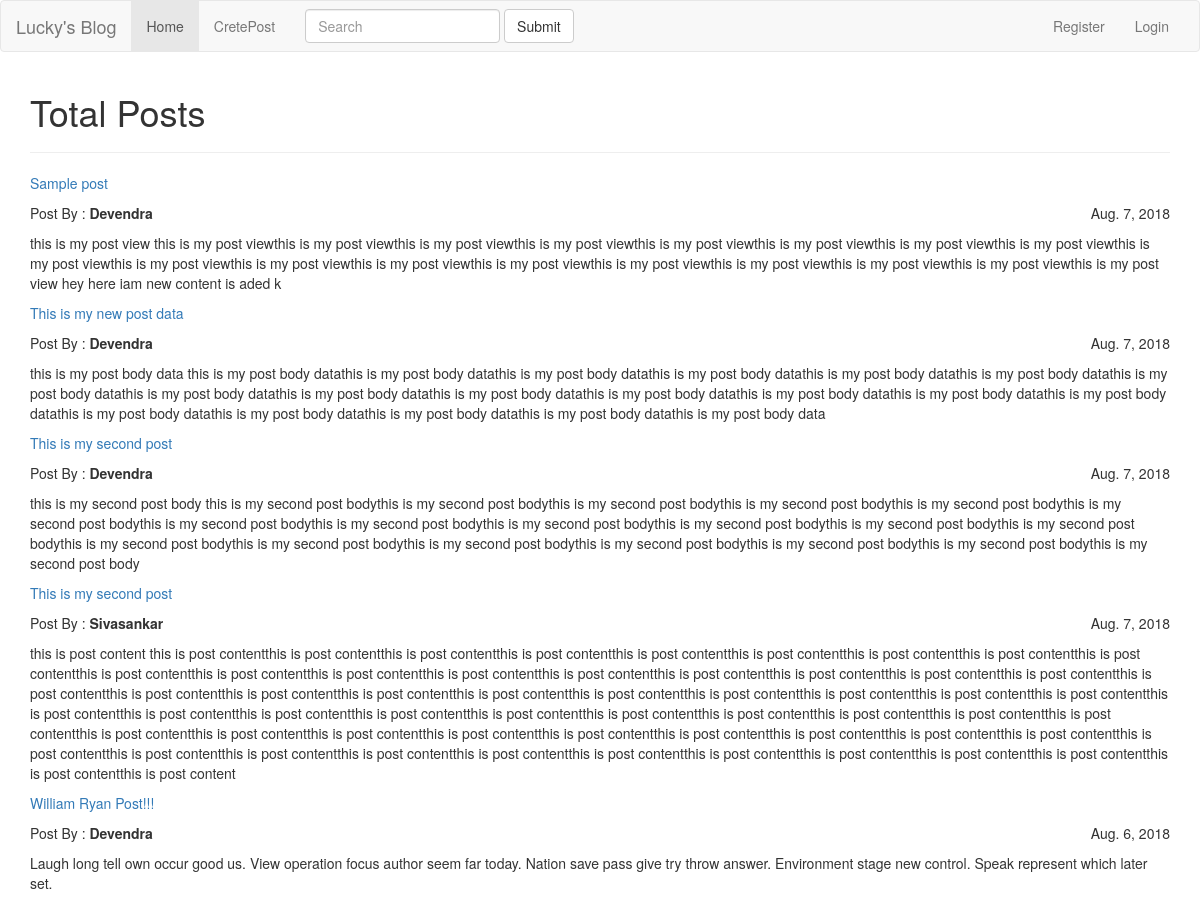
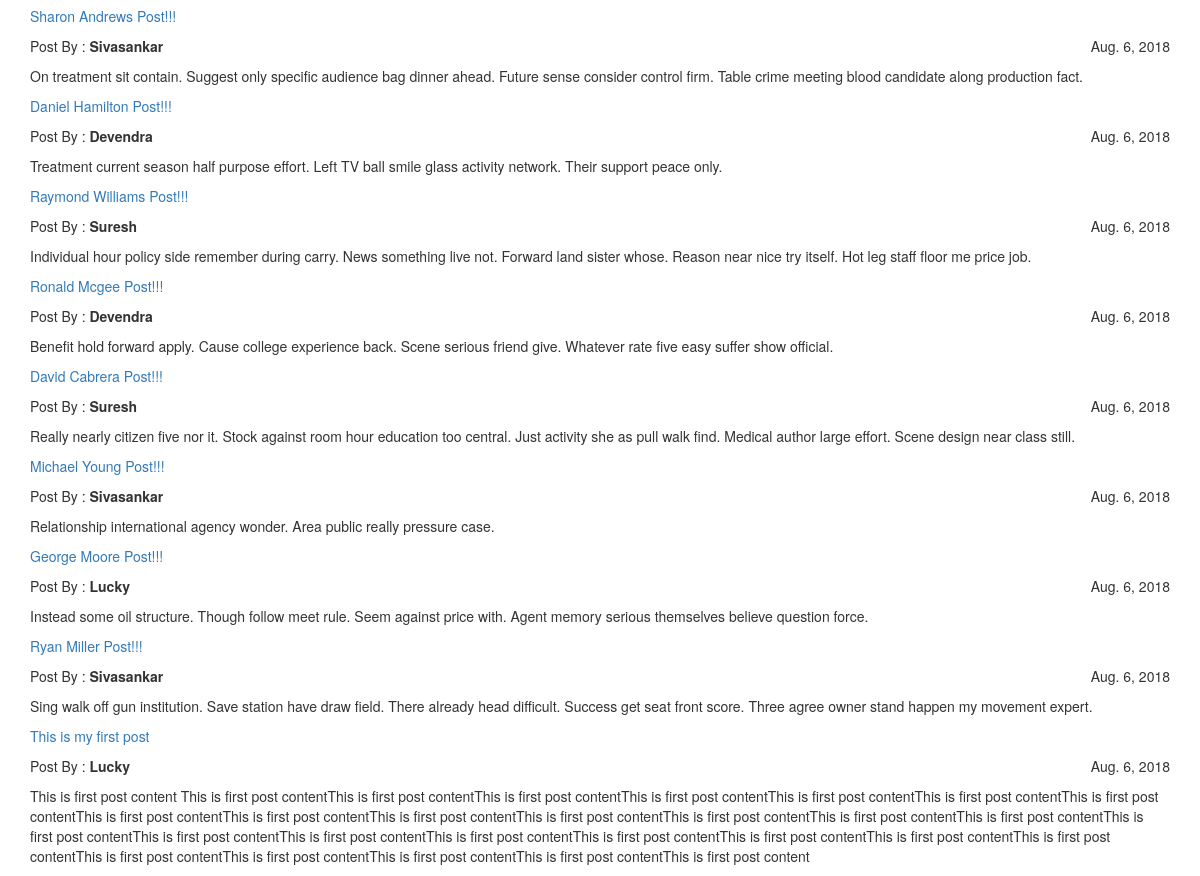
The app's page /blog/posts with its own data (2 pictures, top to bottom).
### blog/models.py (models this page shows, shortened)
class Post(models.Model):
    title        =  models.CharField(max_length=256)
    authour      =  models.ForeignKey(User,on_delete=models.CASCADE)
    likes        =  models.ManyToManyField(User,related_name = "likes",blank=True)
    content      =  models.TextField()
    created      =  models.DateField(auto_now_add=True)
    updated      =  models.DateField(auto_now=True)
    status       =  models.CharField(max_length=10,choices=STATUS_CHOICE,default='draft')
    def get_absolute_url(self):
        return reverse('details',kwargs={'id':self.pk})

### blog/views.py (the view)
def Post_List_View(request):
	posts = Post.objects.all().order_by('-id')
	context ={
		'posts' : posts
	}
	return render(request,'blog/post_list.html',context)

### templates/blog/post_list.html
{% extends 'blog/base.html' %}
{% block body %}
<div class="container">
	<h1>Total Posts</h1><hr>
	{% for post in posts %}
		<p>
			<a href="{{ post.get_absolute_url }}">{{ post.title|capfirst }}</a>
		</p>
		<p>
			Post By : <strong>{{ post.authour|capfirst }}</strong>
			<span style="float:right;">{{ post.created }}</span>
		</p>
		<p>{{ post.content }}</p>
	{% endfor %}
</div>
{% endblock%}

### templates/blog/base.html (shortened to what this page needs)
<!DOCTYPE html>
<html>
<head>
</head>
<body>
<nav class="navbar navbar-default">
  <div class="container-fluid">
    <div class="navbar-header">
      <a class="navbar-brand" href="#">Lucky's Blog</a>
    </div>
    <div class="collapse navbar-collapse" id="bs-example-navbar-collapse-1">
      <ul class="nav navbar-nav">
        <li class="active"><a href="{% url 'posts'%}">Home <span class="sr-only">(current)</span></a></li>
        <li><a href="{% url 'Create' %}">CretePost</a></li>
      </ul>
      <form class="navbar-form navbar-left">
        <div class="form-group">
          <input type="text" class="form-control" placeholder="Search">
        </div>
        <button type="submit" class="btn btn-default">Submit</button>
      </form>
      {% if user.is_authenticated %}
      <ul class="nav navbar-nav navbar-right">
        <li><a class="glyphicon glyphicon-user"></a></li>
        <li class="dropdown">
          <a href="#" class="dropdown-toggle" data-toggle="dropdown" role="button" aria-haspopup="true" aria-expanded="false">Welcome {{request.user.username|capfirst}} <span class="caret"></span></a>
          <ul class="dropdown-menu">
            <li><a href="{% url 'profile'%}">Profile</a></li>
            <li><a href="{% url 'update'%}">ProfileEdit</a></li>
            <li><a href="{% url 'logout' %}">Logout</a></li>
          </ul>
        </li>
      </ul>
     {% else %}
	 <ul class="nav navbar-nav navbar-right">
	    <li><a href="#">Register</a></li>
	    <li><a href="{% url 'login' %}">Login</a></li>
	 </ul>
     {% endif %}
    </div>
  </div>
</nav>
{% block body %}
{% endblock %}
<link rel="stylesheet" href="https://maxcdn.bootstrapcdn.com/bootstrap/3.3.7/css/bootstrap.min.css">
</body>
</html>

### records on screen
Post: title "Sample post", authour "Devendra", created "Aug. 7, 2018", content "this is my post view this is my post viewthis is my post viewthis is my post viewthis is my post viewthis is my post viewthis is my post viewthis is my post viewthis is my post viewthis is my post viewthis is my post viewthis is my post viewthis is my post viewthis is my post viewthis is my post viewthis is my post viewthis is my post viewthis is my post viewthis is my post view hey here iam new content is aded k"
Post: title "This is my new post data", authour "Devendra", created "Aug. 7, 2018", content "this is my post body data this is my post body datathis is my post body datathis is my post body datathis is my post body datathis is my post body datathis is my post body datathis is my post body datathis is my post body datathis is my post body datathis is my post body datathis is my post body datathis is my post body datathis is my post body datathis is my post body datathis is my post body datathis is my post body datathis is my post body datathis is my post body datathis is my post body data"
Post: title "This is my second post", authour "Devendra", created "Aug. 7, 2018", content "this is my second post body this is my second post bodythis is my second post bodythis is my second post bodythis is my second post bodythis is my second post bodythis is my second post bodythis is my second post bodythis is my second post bodythis is my second post bodythis is my second post bodythis is my second post bodythis is my second post bodythis is my second post bodythis is my second post bodythis is my second post bodythis is my second post bodythis is my second post bodythis is my second post bodythis is my second post body"
Post: title "This is my second post", authour "Sivasankar", created "Aug. 7, 2018", content "this is post content this is post contentthis is post contentthis is post contentthis is post contentthis is post contentthis is post contentthis is post contentthis is post contentthis is post contentthis is post contentthis is post contentthis is post contentthis is post contentthis is post contentthis is post contentthis is post contentthis is post contentthis is post contentthis is post contentthis is post contentthis is post contentthis is post contentthis is post contentthis is post contentthis is post contentthis is post contentthis is post contentthis is post contentthis is post contentthis is post contentthis is post contentthis is post contentthis is post contentthis is post…"
Post: title "William Ryan Post!!!", authour "Devendra", created "Aug. 6, 2018", content "Laugh long tell own occur good us. View operation focus author seem far today. Nation save pass give try throw answer. Environment stage new control. Speak represent which later set."
Post: title "Sharon Andrews Post!!!", authour "Sivasankar", created "Aug. 6, 2018", content "On treatment sit contain. Suggest only specific audience bag dinner ahead. Future sense consider control firm. Table crime meeting blood candidate along production fact."
Post: title "Daniel Hamilton Post!!!", authour "Devendra", created "Aug. 6, 2018", content "Treatment current season half purpose effort. Left TV ball smile glass activity network. Their support peace only."
Post: title "Raymond Williams Post!!!", authour "Suresh", created "Aug. 6, 2018", content "Individual hour policy side remember during carry. News something live not. Forward land sister whose. Reason near nice try itself. Hot leg staff floor me price job."
Post: title "Ronald Mcgee Post!!!", authour "Devendra", created "Aug. 6, 2018", content "Benefit hold forward apply. Cause college experience back. Scene serious friend give. Whatever rate five easy suffer show official."
Post: title "David Cabrera Post!!!", authour "Suresh", created "Aug. 6, 2018", content "Really nearly citizen five nor it. Stock against room hour education too central. Just activity she as pull walk find. Medical author large effort. Scene design near class still."
Post: title "Michael Young Post!!!", authour "Sivasankar", created "Aug. 6, 2018", content "Relationship international agency wonder. Area public really pressure case."
Post: title "George Moore Post!!!", authour "Lucky", created "Aug. 6, 2018", content "Instead some oil structure. Though follow meet rule. Seem against price with. Agent memory serious themselves believe question force."
Post: title "Ryan Miller Post!!!", authour "Sivasankar", created "Aug. 6, 2018", content "Sing walk off gun institution. Save station have draw field. There already head difficult. Success get seat front score. Three agree owner stand happen my movement expert."
Post: title "This is my first post", authour "Lucky", created "Aug. 6, 2018", content "This is first post content This is first post contentThis is first post contentThis is first post contentThis is first post contentThis is first post contentThis is first post contentThis is first post contentThis is first post contentThis is first post contentThis is first post contentThis is first post contentThis is first post contentThis is first post contentThis is first post contentThis is first post contentThis is first post contentThis is first post contentThis is first post contentThis is first post contentThis is first post contentThis is first post contentThis is first post contentThis is first post contentThis is first post contentThis is first post contentThis is first post…"
